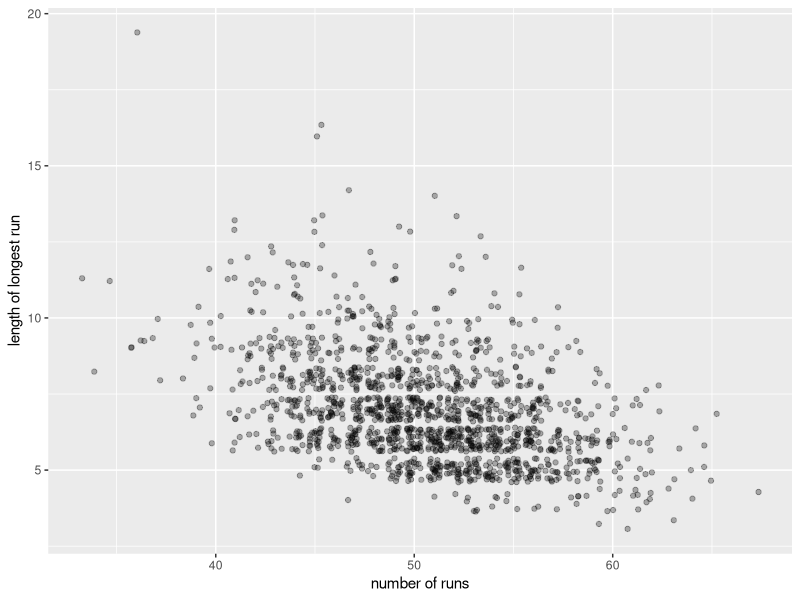
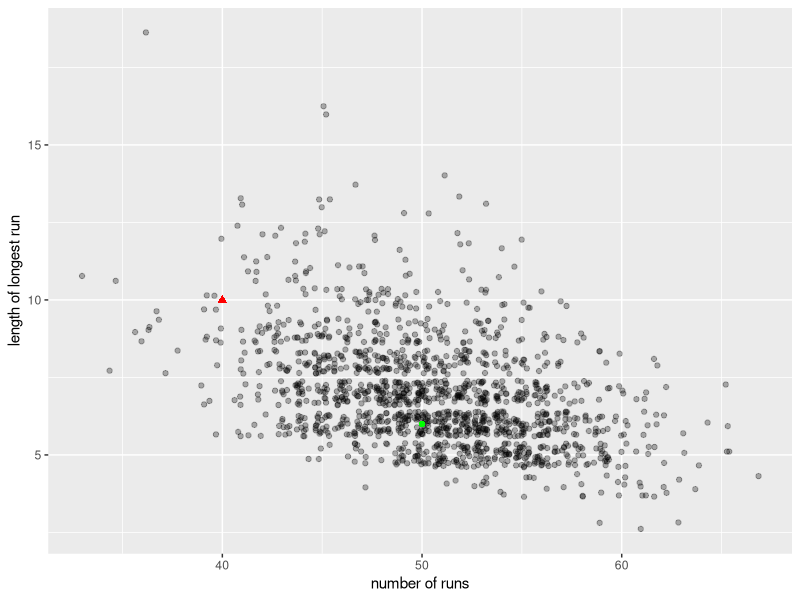

These charts were generated, in order, by the following R code:
## ---- chunk 1
library(tidyverse)
coin = c(0,1)
### simulate sequences and compute (number of runs, length of longest run) for each.
flips = replicate(1500,{
  x<-sample(coin, 100, replace = TRUE)
  result = c(longest_run = max(rle(x)$lengths),
             n_switches = sum(diff(x) != 0))
})

## ---- chunk 2
### plotting the simulated probability distribution
ggplot(data.frame(t(flips)), aes(x=n_switches + 1, y = longest_run)) + 
  geom_jitter(alpha =0.3) + 
  xlab("number of runs") +
  ylab("length of longest run")
## ---- chunk 3
### adding points
### annotating with their values
ggplot(data.frame(t(flips)), aes(x=n_switches + 1, y = longest_run)) + 
  geom_jitter(alpha =0.3) + 
  xlab("number of runs") +
  ylab("length of longest run") + 
  geom_point(aes(x=40, y = 10), color = "red", pch = 17, size = 2) +
  geom_point(aes(x=50, y = 6), color = "green", pch = 16, size = 2)
